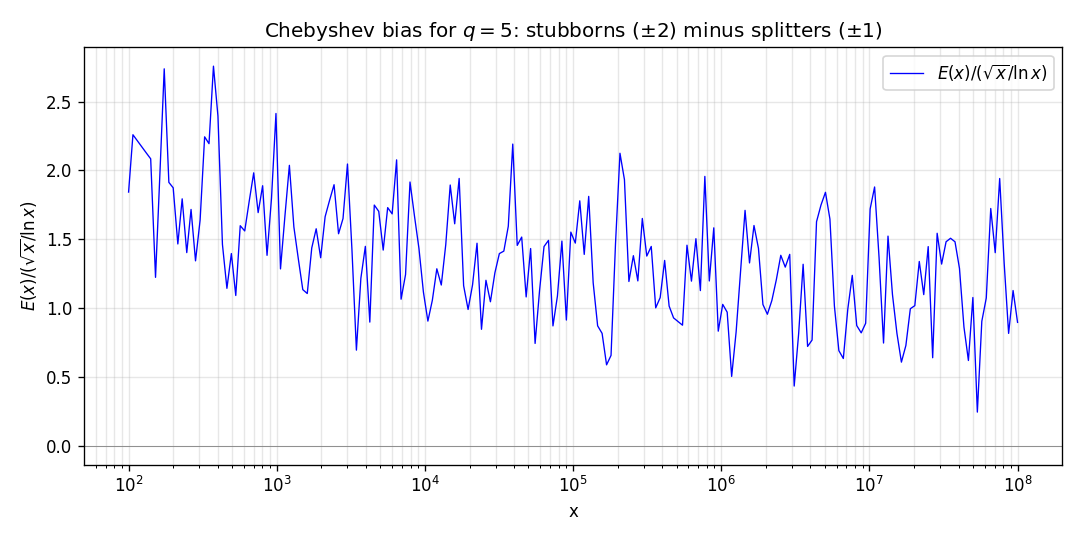

The Python source for this figure:
# chebyshev_bias.py - Layer 1: direct count of E(x) for q=5
# Bootstrap Universe Programme - Paper 196 candidate
# Companion to addendum 1 (Granville-Martin extract) of Mr Code brief
#
# Standalone: python chebyshev_bias.py
#
# Computes E(x) = #{p <= x : p == +/-2 mod 5}  -  #{p <= x : p == +/-1 mod 5}
# at log-spaced x up to X_MAX. Stubborns minus splitters; positive E(x) = stubborn lead.
#
# Outputs:
#   chebyshev_bias_data.csv  - x, E(x), normalised E(x)/(sqrt(x)/ln(x)), counts per class
#   chebyshev_bias.png       - plot of E(x)/(sqrt(x)/ln(x)) vs log10(x)
#
# Sanity check: at x = 10^6, the count by residue class is reported and compared
# to Granville-Martin 2006 Table 4 (mod-10 reorganisation; see addendum).

import argparse
import csv
import math
import time
from pathlib import Path

import numpy as np

# ---------- Sieve ----------

def sieve_of_eratosthenes(n):
    """Return numpy array of primes <= n."""
    if n < 2:
        return np.array([], dtype=np.int64)
    is_prime = np.ones(n + 1, dtype=bool)
    is_prime[:2] = False
    for i in range(2, int(math.isqrt(n)) + 1):
        if is_prime[i]:
            is_prime[i * i::i] = False
    return np.flatnonzero(is_prime).astype(np.int64)


def segmented_sieve(n, segment=10_000_000):
    """
    Memory-friendlier sieve for larger n. Returns numpy array of primes <= n.
    Uses base-prime sieve up to sqrt(n), then sieves segments by trial division
    with the base primes. Returns primes in ascending order.
    """
    if n < segment:
        return sieve_of_eratosthenes(n)
    base = sieve_of_eratosthenes(int(math.isqrt(n)) + 1)
    out = [base.copy()]
    lo = base[-1] + 1 if base.size else 2
    while lo <= n:
        hi = min(lo + segment - 1, n)
        size = hi - lo + 1
        mark = np.ones(size, dtype=bool)
        for p in base:
            if p * p > hi:
                break
            start = ((lo + p - 1) // p) * p
            if start < p * p:
                start = p * p
            if start > hi:
                continue
            mark[start - lo::p] = False
        seg_primes = np.flatnonzero(mark) + lo
        out.append(seg_primes.astype(np.int64))
        lo = hi + 1
    return np.concatenate(out)


# ---------- Classification ----------

# Residues mod 5: splitters {1, 4} (squares), stubborns {2, 3} (non-squares).
# p = 5 itself is ramified - excluded from both.

SPLITTER_RES = (1, 4)
STUBBORN_RES = (2, 3)


def classify(primes):
    """
    Given a sorted numpy array of primes, return arrays:
      is_splitter, is_stubborn  - boolean masks (mutually exclusive; p=5 in neither)
    """
    r = primes % 5
    is_splitter = (r == 1) | (r == 4)
    is_stubborn = (r == 2) | (r == 3)
    # p=5 (r==0) is in neither.
    return is_splitter, is_stubborn


def cumulative_counts(primes, mask):
    """Cumulative count of primes satisfying mask, indexed by prime position."""
    return np.cumsum(mask.astype(np.int64))


# ---------- E(x) at log-spaced sample points ----------

def evaluate_E(primes, is_split, is_stub, x_samples):
    """
    For each x in x_samples (sorted ascending), return:
      n_split[x], n_stub[x], E(x) = n_stub[x] - n_split[x]
    Vectorised via searchsorted.
    """
    cum_split = cumulative_counts(primes, is_split)
    cum_stub = cumulative_counts(primes, is_stub)
    # Index of last prime <= x.
    idx = np.searchsorted(primes, x_samples, side='right') - 1
    valid = idx >= 0
    n_split = np.where(valid, cum_split[idx.clip(min=0)], 0)
    n_stub = np.where(valid, cum_stub[idx.clip(min=0)], 0)
    return n_split, n_stub, n_stub - n_split


def normalised_E(x_samples, E):
    """E(x) / (sqrt(x) / ln(x)) - the Granville-Martin normalisation."""
    x = np.asarray(x_samples, dtype=np.float64)
    denom = np.sqrt(x) / np.log(x)
    return E / denom


# ---------- Sanity check vs Granville-Martin Table 4 (x = 10^6) ----------

def sanity_count_at_million(primes, is_split, is_stub):
    """
    Print per-residue-class prime counts up to 10^6 for sanity-checking against
    Granville-Martin 2006 Table 4 (their mod-10 ordering reorganises to mod-5).

    Mod-5 residues: 1, 2, 3, 4 (and 5 itself).
    Last digit (mod-10) reorganisation:
      last digit 1, 11, 21, ... -> mod-5 = 1
      last digit 9 -> mod-5 = 4
      last digit 3 -> mod-5 = 3
      last digit 7 -> mod-5 = 2
    For primes > 5 we have last digit in {1, 3, 7, 9}, so the mod-5 classes
    correspond cleanly: splitters = {last 1, last 9}; stubborns = {last 3, last 7}.
    """
    X = 1_000_000
    idx = np.searchsorted(primes, X, side='right')
    p_under = primes[:idx]
    r = p_under % 5
    counts = {res: int(np.sum(r == res)) for res in (0, 1, 2, 3, 4)}
    n_split = counts[1] + counts[4]
    n_stub = counts[2] + counts[3]
    E_at_M = n_stub - n_split
    print(f"  pi(10^6, 5, r) by residue:")
    for res in (1, 2, 3, 4):
        kind = "splitter" if res in SPLITTER_RES else "stubborn"
        print(f"    r = {res} ({kind:>8s}): {counts[res]:6d}")
    print(f"    r = 0 (p = 5):          {counts[0]:6d}")
    print(f"  splitters total: {n_split:6d}")
    print(f"  stubborns total: {n_stub:6d}")
    print(f"  E(10^6) = stub - split = {E_at_M:+d}")
    # Granville-Martin Table 4 anchor (paraphrased — direct count is source of truth).
    return E_at_M


# ---------- Main ----------

def main():
    parser = argparse.ArgumentParser(description="Layer 1: Chebyshev bias direct count for q=5")
    parser.add_argument('--xmax', type=int, default=10**8,
                        help='Sieve up to this bound (default 10^8; 10^9 is ~30s and ~6 GB RAM)')
    parser.add_argument('--segment', type=int, default=20_000_000,
                        help='Segmented-sieve segment size in bytes-of-bool')
    parser.add_argument('--samples', type=int, default=200,
                        help='Number of log-spaced sample points')
    parser.add_argument('--outdir', type=str, default=str(Path(__file__).parent),
                        help='Output directory')
    args = parser.parse_args()

    out = Path(args.outdir)
    out.mkdir(parents=True, exist_ok=True)

    print("=" * 70)
    print("LAYER 1: Chebyshev bias direct count for q = 5")
    print(f"  X_MAX = {args.xmax:,}")
    print("=" * 70)

    print("\nSieving primes...")
    t0 = time.time()
    primes = segmented_sieve(args.xmax, segment=args.segment)
    print(f"  {len(primes):,} primes <= {args.xmax:,} in {time.time() - t0:.1f}s")

    is_split, is_stub = classify(primes)
    n_split_total = int(is_split.sum())
    n_stub_total = int(is_stub.sum())
    print(f"  splitters: {n_split_total:,}")
    print(f"  stubborns: {n_stub_total:,}")
    print(f"  E(X_MAX) = {n_stub_total - n_split_total:+d}")

    print("\nSanity vs Granville-Martin Table 4 anchor (x = 10^6):")
    if args.xmax >= 1_000_000:
        sanity_count_at_million(primes, is_split, is_stub)
    else:
        print("  X_MAX < 10^6, skipping sanity check")

    print("\nEvaluating E(x) at log-spaced sample points...")
    x_samples = np.unique(np.round(
        np.geomspace(100, args.xmax, args.samples)
    ).astype(np.int64))
    n_split, n_stub, E = evaluate_E(primes, is_split, is_stub, x_samples)
    E_norm = normalised_E(x_samples, E)

    csv_path = out / 'chebyshev_bias_data.csv'
    with open(csv_path, 'w', newline='') as f:
        w = csv.writer(f)
        w.writerow(['x', 'n_splitters', 'n_stubborns', 'E', 'E_normalised'])
        for xs, ns, nb, e, en in zip(x_samples, n_split, n_stub, E, E_norm):
            w.writerow([int(xs), int(ns), int(nb), int(e), f"{en:.6f}"])
    print(f"  wrote {csv_path}")

    # Sign-frequency over log(x).
    pos_frac = float(np.mean(E > 0))
    neg_frac = float(np.mean(E < 0))
    zero_frac = float(np.mean(E == 0))
    print(f"\n  Sign frequency over {len(x_samples)} log-spaced samples:")
    print(f"    E(x) > 0 (stubborn lead): {pos_frac:.4f}")
    print(f"    E(x) < 0 (splitter lead): {neg_frac:.4f}")
    print(f"    E(x) = 0:                 {zero_frac:.4f}")
    print("  (Empirical density - to compare to R-S logarithmic density in density_qch5.py)")

    # Plot.
    try:
        import matplotlib
        matplotlib.use('Agg')
        import matplotlib.pyplot as plt
        fig, ax = plt.subplots(figsize=(9, 4.5))
        ax.axhline(0, color='gray', linewidth=0.5)
        ax.semilogx(x_samples, E_norm, 'b-', linewidth=0.8, label=r'$E(x) / (\sqrt{x}/\ln x)$')
        ax.set_xlabel('x')
        ax.set_ylabel(r'$E(x) / (\sqrt{x}/\ln x)$')
        ax.set_title(r'Chebyshev bias for $q=5$: stubborns ($\pm 2$) minus splitters ($\pm 1$)')
        ax.grid(True, which='both', alpha=0.3)
        ax.legend(loc='best')
        plot_path = out / 'chebyshev_bias.png'
        fig.tight_layout()
        fig.savefig(plot_path, dpi=120)
        plt.close(fig)
        print(f"  wrote {plot_path}")
    except ImportError:
        print("  (matplotlib not installed - skipping plot)")

    print("\n" + "=" * 70)
    print("LAYER 1 COMPLETE")
    print("=" * 70)


if __name__ == '__main__':
    main()
